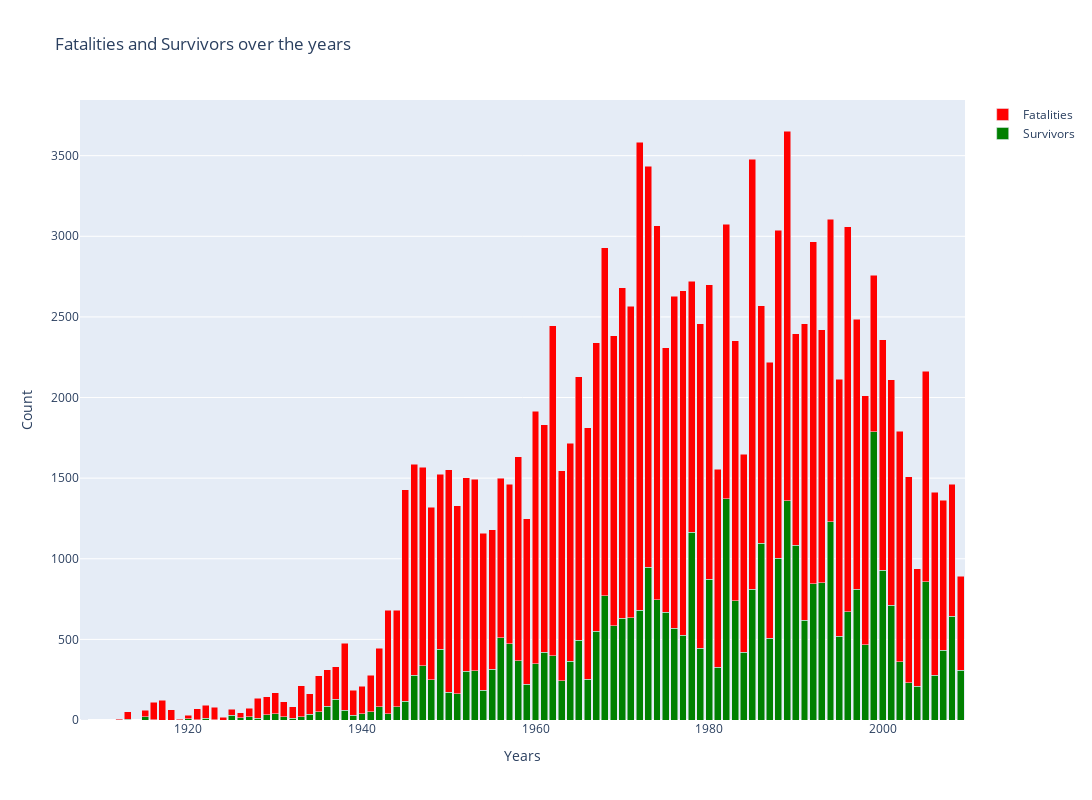

Notebook source saved alongside this figure:
### Markdown cell above
+ Le nombre d'accidents a augmenté progressivement à partir de 1908.<br>
+ Après le progrès du pilote automatique et quelques autres innovations majeures de l'avion, le nombre a commencé à diminuer après 1972.<br>
+ le mois de décembre ont plus de crashs avec plus de 500+ crashs.<br>
+ Les mois de January et August ont plus aussi de crashs.<br>

### Code cell
aboard_fatalities_new = pd_frame.pivot_table(values=["Survivors", "Fatalities"], index="Year", aggfunc=np.sum)

fig = go.Figure()

fig.add_trace(go.Bar(
    x=aboard_fatalities_new.index,
    y=aboard_fatalities_new['Survivors'],
    name='Survivors',
    marker_color='green'
))

fig.add_trace(go.Bar(
    x=aboard_fatalities_new.index,
    y=aboard_fatalities_new['Fatalities'],
    name='Fatalities',
    marker_color='red'
))

fig.update_layout(
    barmode='stack',
    title="Fatalities and Survivors over the years",
    xaxis_title="Years",
    yaxis_title="Count",
    width=1200,
    height=800
)

fig.show()

### Figure 1 — Plotly figure (JSON) as saved in the notebook; plotly's stock layout.template omitted (floating-point values rounded to 4 significant figures)
{"data": [{"marker": {"color": "green"}, "name": "Survivors", "type": "bar", "x": [1908, 1912, 1913, 1915, 1916, 1917, 1918, 1919, 1920, 1921, 1922, 1923, 1924, 1925, 1926, 1927, 1928, 1929, 1930, 1931, 1932, 1933, 1934, 1935, 1936, 1937, 1938, 1939, 1940, 1941, 1942, 1943, 1944, 1945, 1946, 1947, 1948, 1949, 1950, 1951, 1952, 1953, 1954, 1955, 1956, 1957, 1958, 1959, 1960, 1961, 1962, 1963, 1964, 1965, 1966, 1967, 1968, 1969, 1970, 1971, 1972, 1973, 1974, 1975, 1976, 1977, 1978, 1979, 1980, 1981, 1982, 1983, 1984, 1985, 1986, 1987, 1988, 1989, 1990, 1991, 1992, 1993, 1994, 1995, 1996, 1997, 1998, 1999, 2000, 2001, 2002, 2003, 2004, 2005, 2006, 2007, 2008, 2009], "y": [1, 0, 6, 20, 1, 0, 0, 0, 7, 1, 11, 3, 0, 29, 15, 19, 10, 33, 38, 19, 11, 20, 36, 50, 85, 128, 62, 31, 40, 50, 83, 40, 81, 115, 279, 336, 251, 439, 171, 162, 301, 304, 186, 316, 509, 474, 367, 222, 349, 420, 398, 243, 363, 494, 253, 550, 772, 584, 632, 635, 682, 948, 746, 669, 570, 525, 1164, 446, 874, 326, 1373, 741, 419, 810, 1097, 507, 1003, 1360, 1084, 620, 844, 851, 1230, 519, 672, 812, 467, 1788, 928, 713, 361, 232, 209, 858, 277, 433, 643, 310]}, {"marker": {"color": "red"}, "name": "Fatalities", "type": "bar", "x": [1908, 1912, 1913, 1915, 1916, 1917, 1918, 1919, 1920, 1921, 1922, 1923, 1924, 1925, 1926, 1927, 1928, 1929, 1930, 1931, 1932, 1933, 1934, 1935, 1936, 1937, 1938, 1939, 1940, 1941, 1942, 1943, 1944, 1945, 1946, 1947, 1948, 1949, 1950, 1951, 1952, 1953, 1954, 1955, 1956, 1957, 1958, 1959, 1960, 1961, 1962, 1963, 1964, 1965, 1966, 1967, 1968, 1969, 1970, 1971, 1972, 1973, 1974, 1975, 1976, 1977, 1978, 1979, 1980, 1981, 1982, 1983, 1984, 1985, 1986, 1987, 1988, 1989, 1990, 1991, 1992, 1993, 1994, 1995, 1996, 1997, 1998, 1999, 2000, 2001, 2002, 2003, 2004, 2005, 2006, 2007, 2008, 2009], "y": [1, 5, 45, 40, 108, 124, 65, 5, 24, 68, 80, 77, 18, 39, 30, 54, 124, 111, 131, 94, 72, 192, 126, 226, 227, 203, 414, 154, 169, 229, 363, 642, 601, 1314, 1306, 1233, 1069, 1085, 1382, 1166, 1200, 1188, 973, 864, 989, 988, 1266, 1027, 1565, 1411, 2047, 1303, 1354, 1636, 1559, 1789, 2156, 1799, 2049, 1932, 2900, 2485, 2318, 1639, 2059, 2138, 1558, 2011, 1827, 1228, 1703, 1611, 1228, 2668, 1471, 1713, 2034, 2293, 1312, 1839, 2122, 1568, 1876, 1593, 2386, 1673, 1544, 970, 1429, 1398, 1431, 1276, 728, 1306, 1136, 931, 820, 581]}], "layout": {"barmode": "stack", "height": 800, "title": {"text": "Fatalities and Survivors over the years"}, "width": 1200, "xaxis": {"title": {"text": "Years"}}, "yaxis": {"title": {"text": "Count"}}}}
